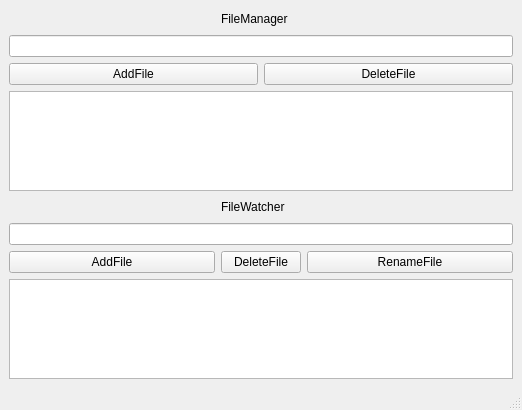
<?xml version="1.0" encoding="UTF-8"?>
<ui version="4.0">
 <class>MainWindow</class>
 <widget class="QMainWindow" name="MainWindow">
  <property name="geometry">
   <rect>
    <x>0</x>
    <y>0</y>
    <width>522</width>
    <height>410</height>
   </rect>
  </property>
  <property name="windowTitle">
   <string>MainWindow</string>
  </property>
  <widget class="QWidget" name="centralwidget">
   <layout class="QGridLayout" name="gridLayout">
    <item row="0" column="0">
     <spacer name="horizontalSpacer">
      <property name="orientation">
       <enum>Qt::Horizontal</enum>
      </property>
      <property name="sizeHint" stdset="0">
       <size>
        <width>206</width>
        <height>20</height>
       </size>
      </property>
     </spacer>
    </item>
    <item row="0" column="1" colspan="2">
     <widget class="QLabel" name="labelManager">
      <property name="text">
       <string>FileManager</string>
      </property>
     </widget>
    </item>
    <item row="3" column="0" colspan="4">
     <widget class="QListWidget" name="listWidgetManager"/>
    </item>
    <item row="4" column="1" colspan="2">
     <widget class="QLabel" name="labelWatcher">
      <property name="text">
       <string>FileWatcher</string>
      </property>
     </widget>
    </item>
    <item row="5" column="0" colspan="4">
     <widget class="QLineEdit" name="lineEditWatcher"/>
    </item>
    <item row="0" column="3">
     <spacer name="horizontalSpacer_2">
      <property name="orientation">
       <enum>Qt::Horizontal</enum>
      </property>
      <property name="sizeHint" stdset="0">
       <size>
        <width>205</width>
        <height>20</height>
       </size>
      </property>
     </spacer>
    </item>
    <item row="1" column="0" colspan="4">
     <widget class="QLineEdit" name="lineEditManager"/>
    </item>
    <item row="2" column="2" colspan="2">
     <widget class="QPushButton" name="deleteManager">
      <property name="text">
       <string>DeleteFile</string>
      </property>
     </widget>
    </item>
    <item row="4" column="3">
     <spacer name="horizontalSpacer_4">
      <property name="orientation">
       <enum>Qt::Horizontal</enum>
      </property>
      <property name="sizeHint" stdset="0">
       <size>
        <width>205</width>
        <height>20</height>
       </size>
      </property>
     </spacer>
    </item>
    <item row="6" column="1" colspan="2">
     <widget class="QPushButton" name="deleteWatcher">
      <property name="text">
       <string>DeleteFile</string>
      </property>
     </widget>
    </item>
    <item row="6" column="3">
     <widget class="QPushButton" name="renameWatcher">
      <property name="text">
       <string>RenameFile</string>
      </property>
     </widget>
    </item>
    <item row="7" column="0" colspan="4">
     <widget class="QListWidget" name="listWidgetWatcher"/>
    </item>
    <item row="2" column="0" colspan="2">
     <widget class="QPushButton" name="addManager">
      <property name="text">
       <string>AddFile</string>
      </property>
     </widget>
    </item>
    <item row="4" column="0">
     <spacer name="horizontalSpacer_3">
      <property name="orientation">
       <enum>Qt::Horizontal</enum>
      </property>
      <property name="sizeHint" stdset="0">
       <size>
        <width>206</width>
        <height>20</height>
       </size>
      </property>
     </spacer>
    </item>
    <item row="6" column="0">
     <widget class="QPushButton" name="addWatcher">
      <property name="text">
       <string>AddFile</string>
      </property>
     </widget>
    </item>
   </layout>
  </widget>
  <widget class="QMenuBar" name="menubar">
   <property name="geometry">
    <rect>
     <x>0</x>
     <y>0</y>
     <width>522</width>
     <height>21</height>
    </rect>
   </property>
  </widget>
  <widget class="QStatusBar" name="statusbar"/>
 </widget>
 <resources/>
 <connections>
  <connection>
   <sender>addManager</sender>
   <signal>clicked()</signal>
   <receiver>MainWindow</receiver>
   <slot>addFileInManager()</slot>
   <hints>
    <hint type="sourcelabel">
     <x>218</x>
     <y>104</y>
    </hint>
    <hint type="destinationlabel">
     <x>105</x>
     <y>206</y>
    </hint>
   </hints>
  </connection>
  <connection>
   <sender>deleteManager</sender>
   <signal>clicked()</signal>
   <receiver>MainWindow</receiver>
   <slot>deleteFileFromManager()</slot>
   <hints>
    <hint type="sourcelabel">
     <x>353</x>
     <y>96</y>
    </hint>
    <hint type="destinationlabel">
     <x>368</x>
     <y>203</y>
    </hint>
   </hints>
  </connection>
  <connection>
   <sender>addWatcher</sender>
   <signal>clicked()</signal>
   <receiver>MainWindow</receiver>
   <slot>addFileInWatcher()</slot>
   <hints>
    <hint type="sourcelabel">
     <x>158</x>
     <y>274</y>
    </hint>
    <hint type="destinationlabel">
     <x>149</x>
     <y>387</y>
    </hint>
   </hints>
  </connection>
  <connection>
   <sender>renameWatcher</sender>
   <signal>clicked()</signal>
   <receiver>MainWindow</receiver>
   <slot>renameWatcher()</slot>
   <hints>
    <hint type="sourcelabel">
     <x>397</x>
     <y>273</y>
    </hint>
    <hint type="destinationlabel">
     <x>336</x>
     <y>383</y>
    </hint>
   </hints>
  </connection>
  <connection>
   <sender>deleteWatcher</sender>
   <signal>clicked()</signal>
   <receiver>MainWindow</receiver>
   <slot>deleteFileFromWatcher()</slot>
   <hints>
    <hint type="sourcelabel">
     <x>257</x>
     <y>273</y>
    </hint>
    <hint type="destinationlabel">
     <x>213</x>
     <y>381</y>
    </hint>
   </hints>
  </connection>
 </connections>
 <slots>
  <slot>addFileInManager()</slot>
  <slot>deleteFileFromManager()</slot>
  <slot>addFileInWatcher()</slot>
  <slot>deleteFileFromWatcher()</slot>
  <slot>renameWatcher()</slot>
  <slot>slot2()</slot>
 </slots>
</ui>
